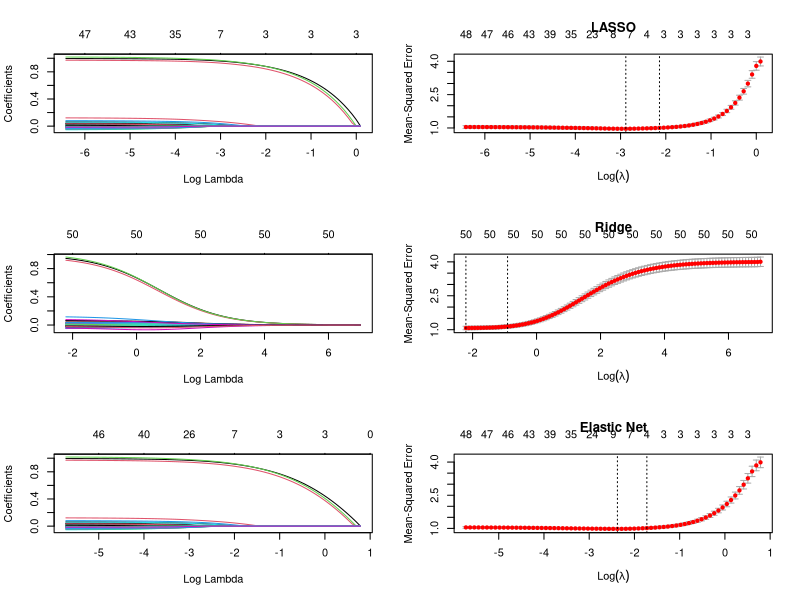

Write R code to recreate this figure.

library(MASS)  # Package needed to generate correlated precictors
library(glmnet)  # Package to fit ridge/lasso/elastic net models

# Generate data
set.seed(19875)  # Set seed for reproducibility
n <- 1000  # Number of observations
p <- 50  # Number of predictors included in model
real_p <- 3  # Number of true predictors
x <- matrix(rnorm(n*p), nrow=n, ncol=p)
y <- apply(x[,1:real_p], 1, sum) + rnorm(n)

# Split data into train (2/3) and test (1/3) sets
train_rows <- sample(1:n, .66*n)
x.train <- x[train_rows, ]
x.test <- x[-train_rows, ]

y.train <- y[train_rows]
y.test <- y[-train_rows]

# Fit models 
# (For plots on left):
fit.lasso <- glmnet(x.train, y.train, family="gaussian", alpha=1)
fit.ridge <- glmnet(x.train, y.train, family="gaussian", alpha=0)
fit.elnet <- glmnet(x.train, y.train, family="gaussian", alpha=.5)


# 10-fold Cross validation for each alpha = 0, 0.1, ... , 0.9, 1.0
# (For plots on Right)
for (i in 0:10) {
  assign(paste("fit", i, sep=""), cv.glmnet(x.train, y.train, type.measure="mse", 
                                            alpha=i/10,family="gaussian"))
}

# Plot solution paths:
par(mfrow=c(3,2))
# For plotting options, type '?plot.glmnet' in R console
plot(fit.lasso, xvar="lambda")
plot(fit10, main="LASSO")

plot(fit.ridge, xvar="lambda")
plot(fit0, main="Ridge")

plot(fit.elnet, xvar="lambda")
plot(fit5, main="Elastic Net")

